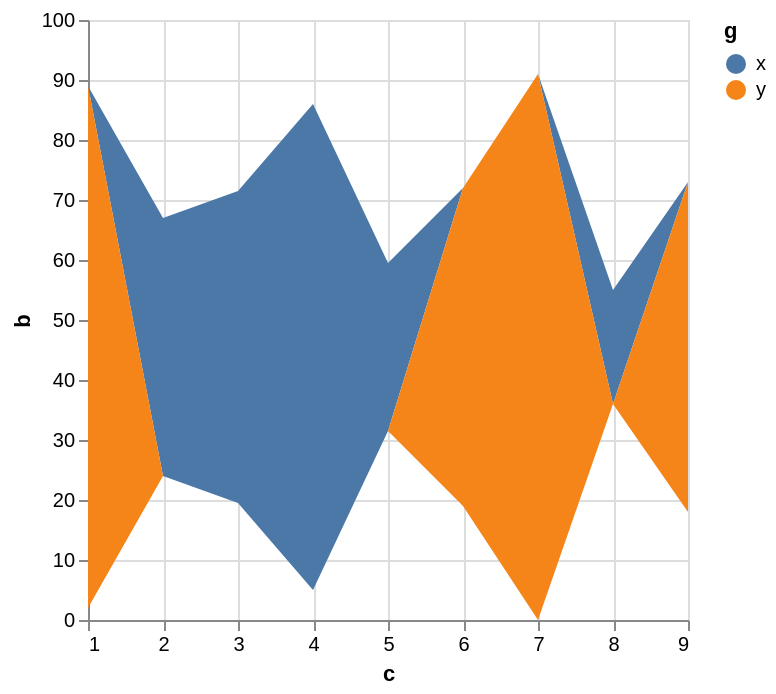

This figure's Vega-Lite source:
### Vega-Lite specification from a JSON file in a GitHub repository (floating-point values rounded to 4 significant figures)
{"data": {"values": [{"a": "A", "b": 28, "c": 5, "g": "x"}, {"a": "B", "b": 55, "c": 9, "g": "y"}, {"a": "C", "b": 43, "c": 2, "g": "x"}, {"a": "D", "b": 91, "c": 7, "g": "y"}, {"a": "E", "b": 81, "c": 4, "g": "x"}, {"a": "F", "b": 53, "c": 6, "g": "y"}, {"a": "G", "b": 19, "c": 8, "g": "x"}, {"a": "H", "b": 87, "c": 1, "g": "y"}, {"a": "I", "b": 52, "c": 3, "g": "x"}]}, "mark": "area", "encoding": {"x": {"field": "c", "type": "quantitative"}, "y": {"field": "b", "type": "quantitative", "stack": "center"}, "color": {"field": "g", "type": "nominal"}}}
